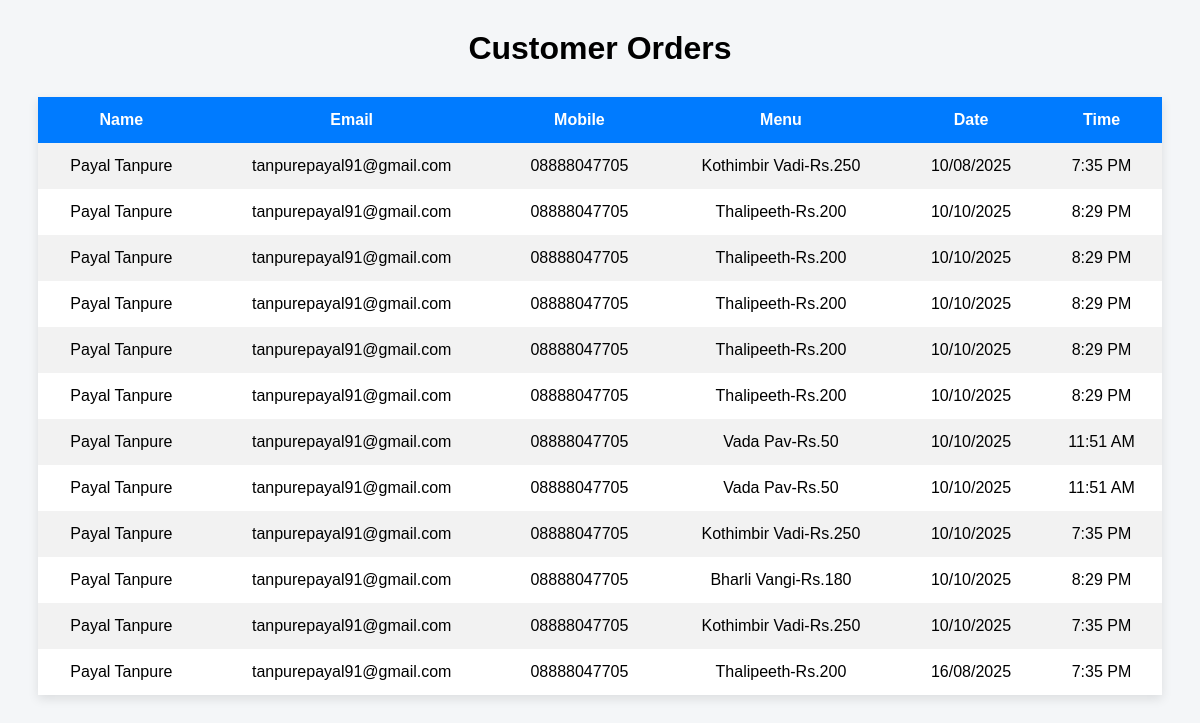
The page /view_orders.php on the database its author committed.
### tables this page shows
CREATE TABLE `order_of_food1` (
  `name` varchar(100) NOT NULL,
  `email` varchar(100) NOT NULL,
  `mobile` varchar(100) NOT NULL,
  `menu` varchar(100) NOT NULL,
  `date` varchar(100) NOT NULL,
  `time` varchar(100) NOT NULL
);

### view_orders.php (the view, shortened to what this page needs)
<?php
include "connect.php";
?>
<!DOCTYPE html>
<html lang="en">
<head>
</head>
<body>
<h1>Customer Orders</h1>
<table>
<tr>
    <th>Name</th>
    <th>Email</th>
    <th>Mobile</th>
    <th>Menu</th>
    <th>Date</th>
    <th>Time</th>
</tr>
<?php
$query = "SELECT * FROM order_of_food1";
$data  = mysqli_query($conn, $query);
if(mysqli_num_rows($data) > 0){
    while($row = mysqli_fetch_assoc($data)){
        echo "<tr>
                <td>{$row['name']}</td>
                <td>{$row['email']}</td>
                <td>{$row['mobile']}</td>
                <td>{$row['menu']}</td>
                <td>{$row['date']}</td>
                <td>{$row['time']}</td>
              </tr>";
    }
}else{
    echo "<tr><td colspan='6'>No Orders Found</td></tr>";
}
?>
</table>
</body>
</html>

### view_orders.php (style rules this page uses)
body { background:#f4f6f8; font-family: Arial; }
h1 { text-align:center; margin:30px 0; }
table { width:95%; margin:auto; border-collapse:collapse; background:#fff; box-shadow:0 4px 10px rgba(0,0,0,.1); }
th,td { padding:14px; text-align:center; }
th { background:#007bff; color:#fff; }
tr:nth-child(even) { background:#f2f2f2; }

### rows shown on the page
order_of_food1: name "Payal Tanpure", email "tanpurepayal91@gmail.com", mobile "08888047705", menu "Kothimbir Vadi-Rs.250", date "10/08/2025", time "7:35 PM"
order_of_food1: name "Payal Tanpure", email "tanpurepayal91@gmail.com", mobile "08888047705", menu "Thalipeeth-Rs.200", date "10/10/2025", time "8:29 PM"
order_of_food1: name "Payal Tanpure", email "tanpurepayal91@gmail.com", mobile "08888047705", menu "Thalipeeth-Rs.200", date "10/10/2025", time "8:29 PM"
order_of_food1: name "Payal Tanpure", email "tanpurepayal91@gmail.com", mobile "08888047705", menu "Thalipeeth-Rs.200", date "10/10/2025", time "8:29 PM"
order_of_food1: name "Payal Tanpure", email "tanpurepayal91@gmail.com", mobile "08888047705", menu "Thalipeeth-Rs.200", date "10/10/2025", time "8:29 PM"
order_of_food1: name "Payal Tanpure", email "tanpurepayal91@gmail.com", mobile "08888047705", menu "Thalipeeth-Rs.200", date "10/10/2025", time "8:29 PM"
order_of_food1: name "Payal Tanpure", email "tanpurepayal91@gmail.com", mobile "08888047705", menu "Vada Pav-Rs.50", date "10/10/2025", time "11:51 AM"
order_of_food1: name "Payal Tanpure", email "tanpurepayal91@gmail.com", mobile "08888047705", menu "Vada Pav-Rs.50", date "10/10/2025", time "11:51 AM"
order_of_food1: name "Payal Tanpure", email "tanpurepayal91@gmail.com", mobile "08888047705", menu "Kothimbir Vadi-Rs.250", date "10/10/2025", time "7:35 PM"
order_of_food1: name "Payal Tanpure", email "tanpurepayal91@gmail.com", mobile "08888047705", menu "Bharli Vangi-Rs.180", date "10/10/2025", time "8:29 PM"
order_of_food1: name "Payal Tanpure", email "tanpurepayal91@gmail.com", mobile "08888047705", menu "Kothimbir Vadi-Rs.250", date "10/10/2025", time "7:35 PM"
order_of_food1: name "Payal Tanpure", email "tanpurepayal91@gmail.com", mobile "08888047705", menu "Thalipeeth-Rs.200", date "16/08/2025", time "7:35 PM"
